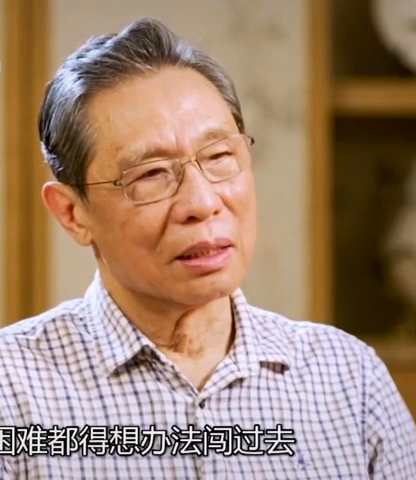
#> input picture frame 76 of Video/video.mp4, 416 x 480 px
$ python '07视频人脸检测.py'
#> lines starting #> are read from the running program, lines starting #| are printed output that depends on the picture; after the words box and inside, x2 and y2 are one past the last pixel; in counts of white or black regions, pixels touching at a corner belong together
#> further down, frame is the input picture: shape (480, 416, 3); mean B, G, R 112.9, 133.1, 161.1
import cv2 as cv

# 封装人脸检测的函数
def Face_Detect(faceImage):
    # 1、将原图像转化为灰度图
    faceImage_gray = cv.cvtColor(faceImage, cv.COLOR_BGR2GRAY)
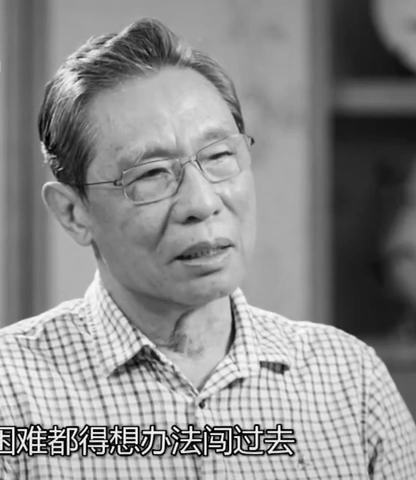
#> faceImage_gray: shape (480, 416); min 0, max 254, mean 139.2
    # 2、创建人脸级联分类器（人脸检测模型）
    face_detector = cv.CascadeClassifier('Haar/haarcascade_frontalface_default.xml')
    # 3、使用人脸检测器 来检测图像
    faces = face_detector.detectMultiScale(faceImage_gray)
#> faces = [[70, 82, 222, 222]]
    # 4、遍历所有的人脸信息qqqq
    for x, y, w, h in faces:
        cv.rectangle(faceImage, (x,y,w,h),color=(0, 255, 0), thickness=1)
#> this loop made 1 pass
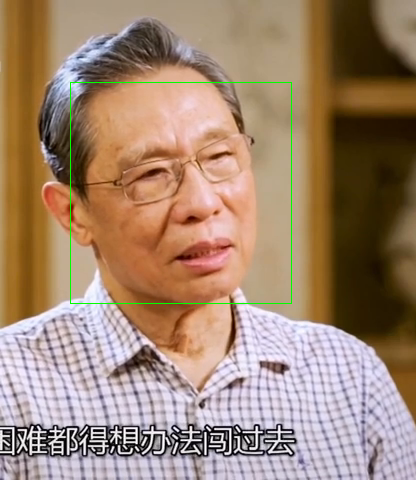
#> faceImage: shape (480, 416, 3); 0.44% of pixels changed, all inside (x1, y1, x2, y2) = (70, 82, 292, 304)

    # 5、将原图像返回
    return faceImage

# 1、创建并打开摄像头（参数：摄像头索引:0 表示第一个摄像头，指定打开摄像头）
# cap = cv.VideoCapture(0, cv.CAP_DSHOW)
# 1、创建并打开视频对象（参数：视频的位置）
cap = cv.VideoCapture('Video/video.mp4')
# 2、遍历摄像头的画面，进行人脸检测
while True:
    # (1)获取当前摄像头的画面（返回值：flag：视频是否开启，frame：视频画面）
    flag, frame = cap.read()
    # (2)判断摄像头是否又开启q
    if not flag:
        break
    # (3)开启则将视频画面进行人脸检测
    frame = Face_Detect(frame)
    # (4)显示视频画面
    cv.imshow('CAP', frame)
    # (5)控制摄像头频率
    if ord('q') == cv.waitKey(1):
#> (key q is pressed here)
        break

$ run again, starting later in the video
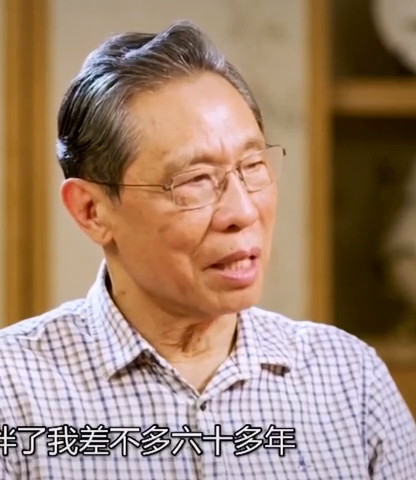
#> input picture frame 342 of Video/video.mp4, 416 x 480 px
#> frame is the input picture: shape (480, 416, 3); mean B, G, R 112.1, 132.3, 160.7
#> in Face_Detect, `faceImage_gray = cv.cvtColor(faceImage, cv.COLOR_BGR2GRAY)`:
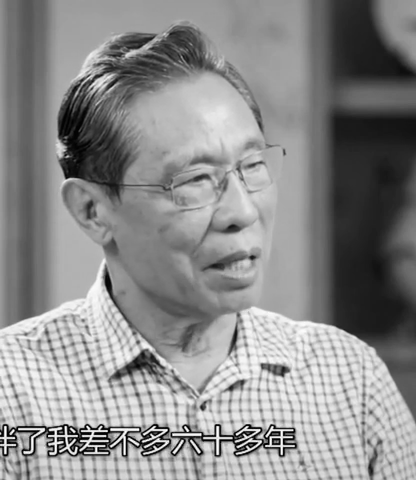
#> faceImage_gray: shape (480, 416); min 0, max 254, mean 138.5
#> faces = [[115, 96, 205, 205]]
#> the loop in Face_Detect, `for x, y, w, h in faces:` made 1 pass
#> after the loop in Face_Detect, `for x, y, w, h in faces:`:
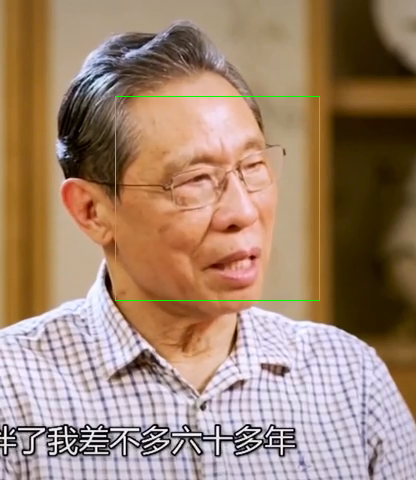
#> faceImage: shape (480, 416, 3); 0.41% of pixels changed, all inside (x1, y1, x2, y2) = (115, 96, 320, 301)

$ run again, starting later in the video
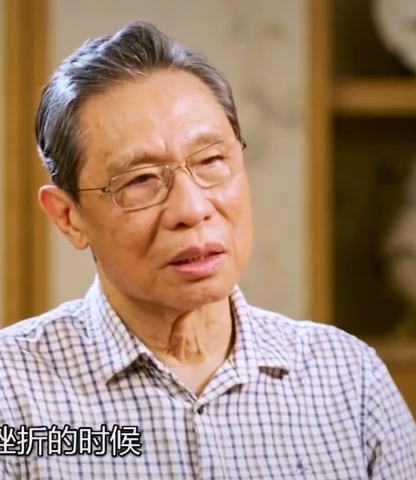
#> input picture frame 608 of Video/video.mp4, 416 x 480 px
#> frame is the input picture: shape (480, 416, 3); mean B, G, R 114.1, 134, 162.6
#> in Face_Detect, `faceImage_gray = cv.cvtColor(faceImage, cv.COLOR_BGR2GRAY)`:
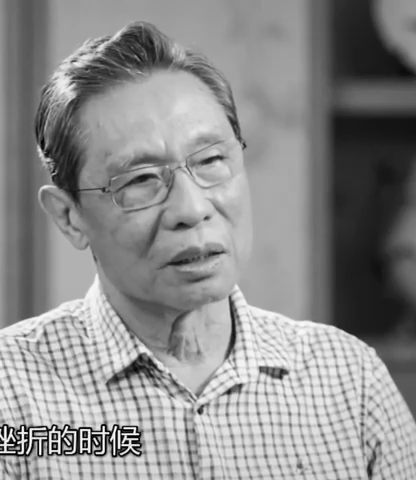
#> faceImage_gray: shape (480, 416); min 0, max 254, mean 140.3
#> faces = [[58, 79, 236, 236]]
#> the loop in Face_Detect, `for x, y, w, h in faces:` made 1 pass
#> after the loop in Face_Detect, `for x, y, w, h in faces:`:
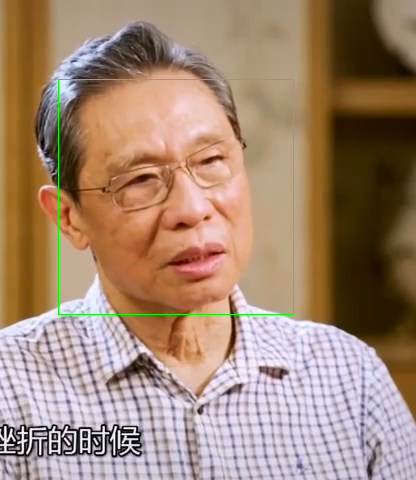
#> faceImage: shape (480, 416, 3); 0.47% of pixels changed, all inside (x1, y1, x2, y2) = (58, 79, 294, 315)
